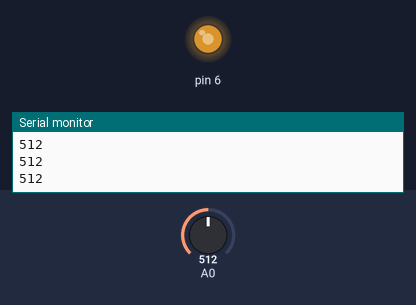
The sketch below on a simulated Arduino Uno, built with avr-gcc and run on an emulated ATmega328P. On the bench: output pins drawn as LEDs (lit = HIGH), the last lines printed to the serial monitor. Inputs (shaded band) come from the test bench; at power-on: A0 = 512.

Above: at 1.2 s.
1.3 s: A0 set to 716
At 1.8 s:
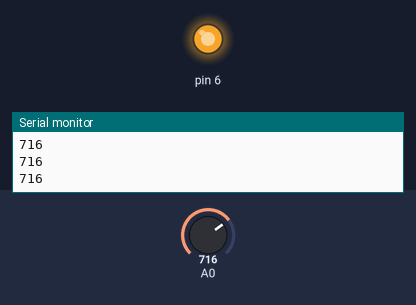
2.8 s: A0 set to 900
At 4.0 s:
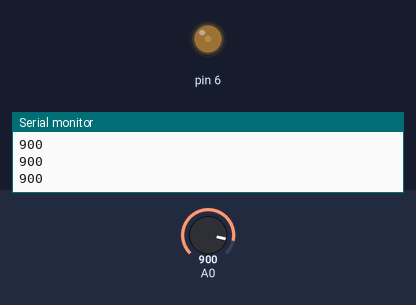
4.3 s: A0 set to 1023
At 5.3 s:
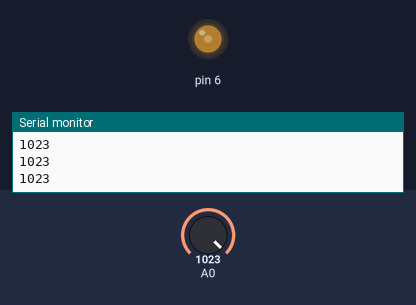
5.8 s: A0 set to 0
At 6.5 s:
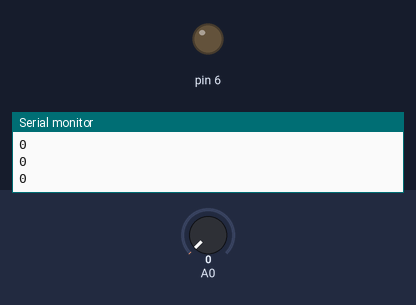
7.3 s: A0 set to 511
At 7.6 s:
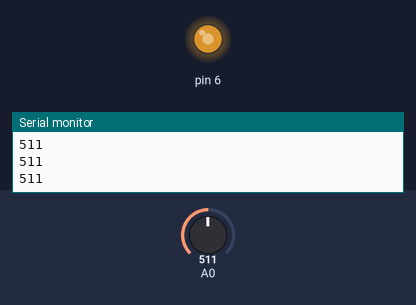
Timing chart, 0 to 9.8 s (numbered marks = the images above; inputs shaded):
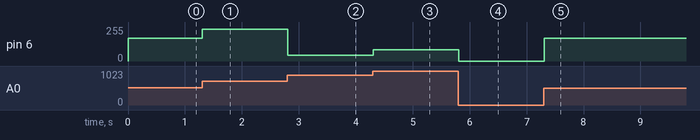

Measured:
- after the input at 1.3 s, pin 6: 170/255 → 238/255 at once
- after the input at 2.8 s, pin 6: 238/255 → 44/255 at once
- after the input at 4.3 s, pin 6: 44/255 → 85/255 at once
- after the input at 5.8 s, pin 6: 85/255 → 0/255 at once
- after the input at 7.3 s, pin 6: 0/255 → 170/255 at once

The sketch:

led_test.ino
```cpp
int x;

void setup() {
  Serial.begin(9600);
  pinMode(6, OUTPUT);
}

void loop() {
  x = analogRead(0);
  Serial.println(x);
  analogWrite(6, x/3);
}
```
